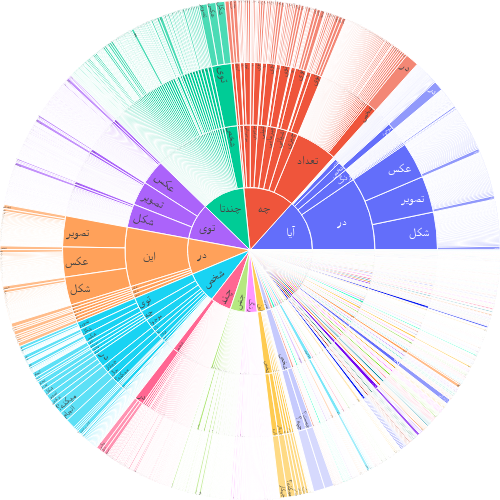

The notebook cell this image was saved under:
### Markdown cell above
## First Four Words in Questions

### Code cell
plot_sunburst(template_questions,'sunburst_template')

### Figure 1 — Plotly figure (JSON) as saved in the notebook; plotly's stock layout.template omitted (floating-point values rounded to 4 significant figures; data arrays with more than 128 entries replaced by an {"elided": "..."} marker saying what was removed)
{"data": [{"branchvalues": "total", "domain": {"x": [0, 1], "y": [0, 1]}, "hovertemplate": "labels=%{label}<br>count=%{value}<br>parent=%{parent}<br>id=%{id}<extra></extra>", "ids": {"elided": "5658 str values"}, "labels": {"elided": "5658 str values"}, "name": "", "parents": {"elided": "5658 str values"}, "textfont": {"family": ["Arial Black", "Arial"], "size": [100]}, "type": "sunburst", "values": {"elided": "5658 int values"}}], "layout": {"height": 500, "legend": {"tracegroupgap": 0}, "margin": {"b": 0, "l": 0, "r": 0, "t": 0}, "width": 500}}
